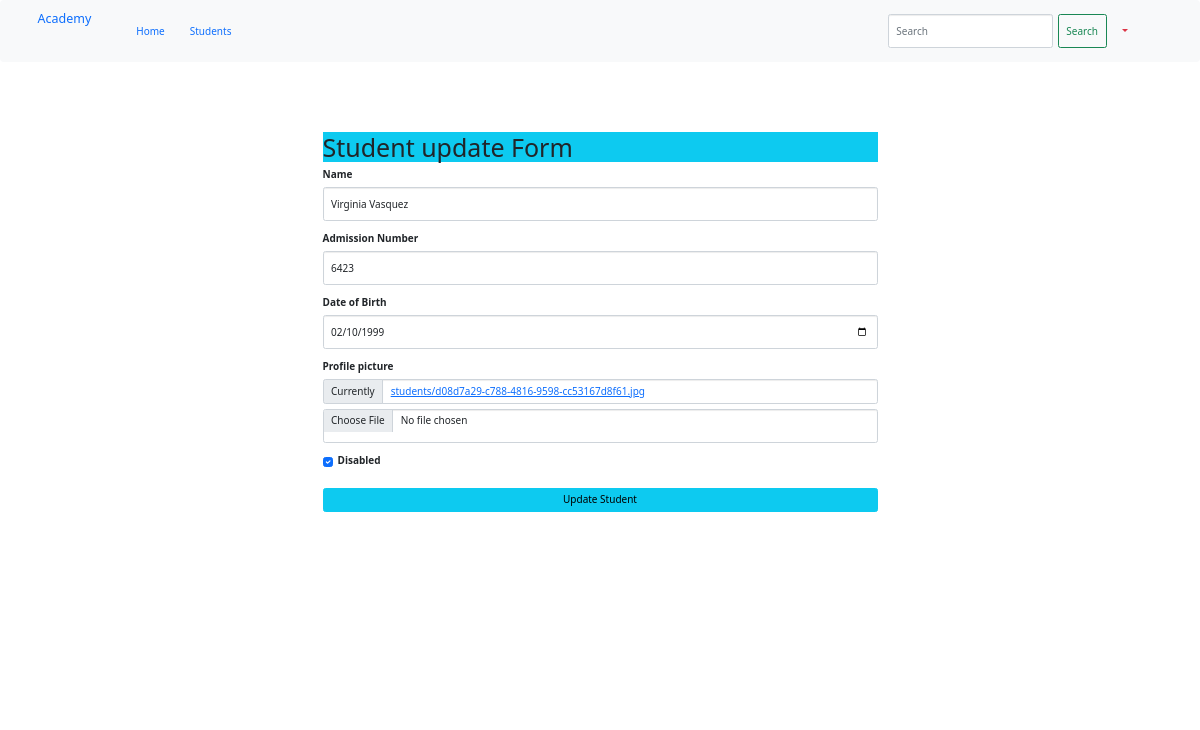
The app's page /update_student/update/4/ (signed in) with its own data.
### mainapp/models.py (models this page shows, shortened)
class Student(models.Model):
    name= models.CharField(max_length=100)
    adm_no= models.IntegerField(unique=True)
    dob = models.DateField(null=True)
    profile_picture = models.ImageField(upload_to=unique_img_name, null=True, default='students/students.png')
    disabled = models.BooleanField(default=False)

### mainapp/views.py (the view)
# urls.py: path('update_student/update/<int:student_id>/', views.update_student, name='update_student'),
@login_required
def update_student(request, student_id):
    student = get_object_or_404(Student, pk=student_id)
    if request.method == 'POST':
        form = StudentForm(request.POST , request.FILES, instance=student)
        if form.is_valid():
            form.save()
            messages.success(request, 'Student update successsfully')
            return redirect('student_details', student_id)
    else:
        form = StudentForm(instance=student)
        return render (request, 'update.html', {'form':form})

### mainapp/forms.py
class StudentForm(forms.ModelForm):
    class Meta:
        model = Student
        fields = '__all__'
        labels= {
            'dob': 'Date of Birth',
            'adm_no':'Admission Number'
        }
        widgets = {
            'dob': forms.DateInput(attrs={'type': 'date'})
        }

### mainapp/templates/update.html (shortened to what this page needs)
{% load crispy_forms_filters %}
<!DOCTYPE html>
<html lang="en">
<head>
    <link rel="stylesheet" href="https://maxcdn.bootstrapcdn.com/bootstrap/3.4.1/css/bootstrap.min.css">
</head>
<body>
{% include 'navbar.html' %}
<div class="container">
    <div class="row justify-content-center" style="margin-top: 30vh; transform: translateY(-50%);">
        <div class="col-sm-6">
            <form action="" method="post" enctype="multipart/form-data" >
                <h1  class="bg-info">  Student update Form</h1>
                <div class="form-group">
                    {{ form | crispy }}
                </div>
                <button type="submit" class="btn btn-info btn-block  text_dark">Update  Student</button>
            </form>
        </div>
    </div>
</div>
</body>
</html>

### records on screen
Student: name "Virginia Vasquez", adm_no "6423", dob "02/10/1999", disabled "☑"
